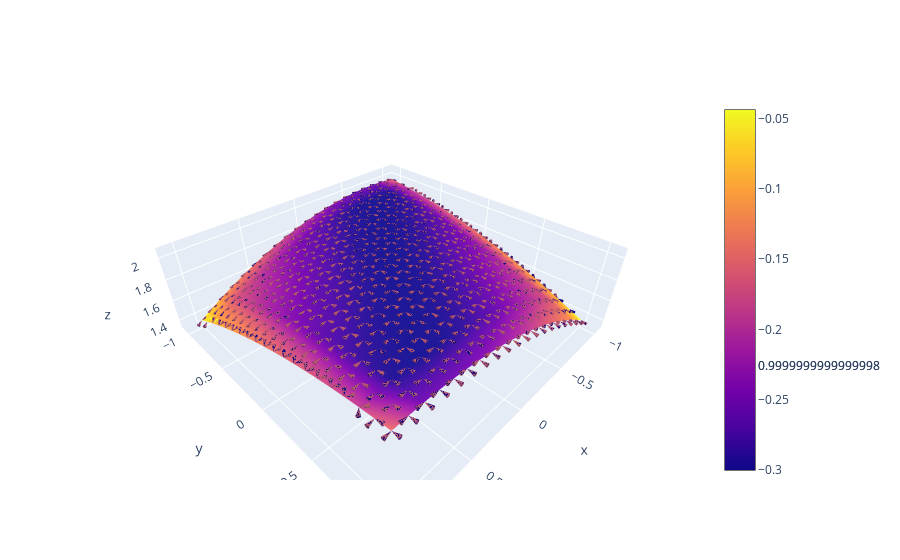

The notebook cell this image was saved under:
### Code cell
K, H, k1, k2, k1vec, k2vec = curvature_discrete_parametric(X, Y, Z)
# print(k2vec[:, :, 0])
# fig = px.imshow(k2, labels=dict(x="X", y="Y", color="k2"),)
fig = go.Figure(
    data=[
        go.Cone(
            x=X.ravel(),
            y=Y.ravel(),
            z=Z.ravel(),
            u=k2vec[:, :, 0].ravel(),
            v=k2vec[:, :, 1].ravel(),
            w=k2vec[:, :, 2].ravel(),
            # sizemode="absolute",
            # sizeref=2,
            anchor="tip",
        ),
        go.Cone(
            x=X.ravel(),
            y=Y.ravel(),
            z=Z.ravel(),
            u=k1vec[:, :, 0].ravel(),
            v=k1vec[:, :, 1].ravel(),
            w=k1vec[:, :, 2].ravel(),
            # sizemode="absolute",
            # sizeref=1,
            anchor="tip",
        ),
    ]
)
fig.add_trace(go.Surface(x=X, y=Y, z=Z, surfacecolor=H))
fig.show()

### Figure 1 — Plotly figure (JSON) as saved in the notebook; plotly's stock layout.template omitted (floating-point values rounded to 4 significant figures; data arrays with more than 128 entries replaced by an {"elided": "..."} marker saying what was removed)
{"data": [{"anchor": "tip", "type": "cone", "u": {"elided": "400 float values"}, "v": {"elided": "400 float values"}, "w": {"elided": "400 float values"}, "x": {"elided": "400 float values"}, "y": {"elided": "400 float values"}, "z": {"elided": "400 float values"}}, {"anchor": "tip", "type": "cone", "u": {"elided": "400 float values"}, "v": {"elided": "400 float values"}, "w": {"elided": "400 float values"}, "x": {"elided": "400 float values"}, "y": {"elided": "400 float values"}, "z": {"elided": "400 float values"}}, {"surfacecolor": {"elided": "20x20 float values"}, "type": "surface", "x": {"elided": "20x20 float values"}, "y": {"elided": "20x20 float values"}, "z": {"elided": "20x20 float values"}}], "layout": {}}
